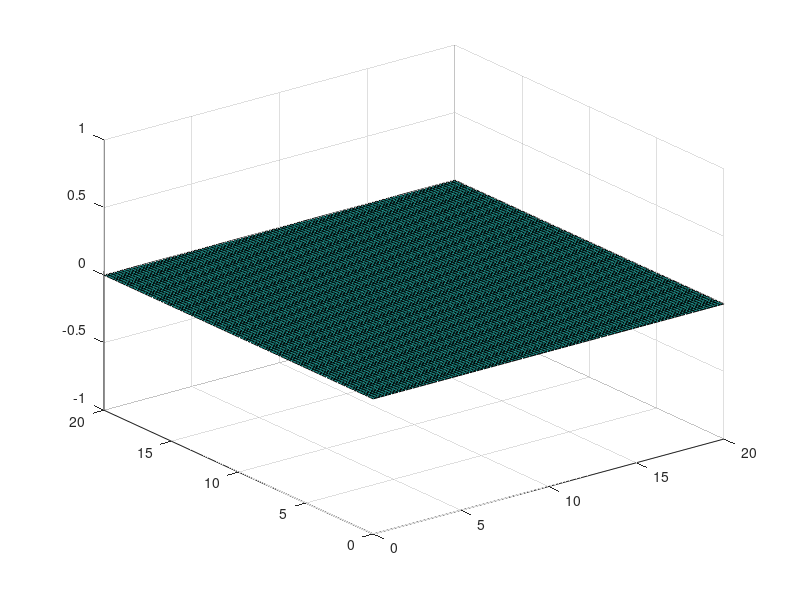

Recreate this plot in MATLAB.
clc
clear
close all

c = 1; %speed of water in m/s

xmin = 0;
xmax = 20;
nx = 100; %number of datapoints

ymin = 0;
ymax = 20;
ny = nx; %making it a square makes some off the plotting later easier

tmax = 2;%no t min, as starting at 0
nt = nx;

dx = (xmax - xmin)/(nx-1);
dy = (ymax - ymin)/(ny-1);
dt = (tmax)/(nt-1);

x = xmin:dx:xmax;
y = ymin:dy:ymax;
t = 0:dt:tmax;


u = zeros(nx,ny,nt);


disp(u(1,1,1))
surf(x,y,u(1:100,1:100,1)) %testing t = 0, slicing in matlab is a bitch
%edit